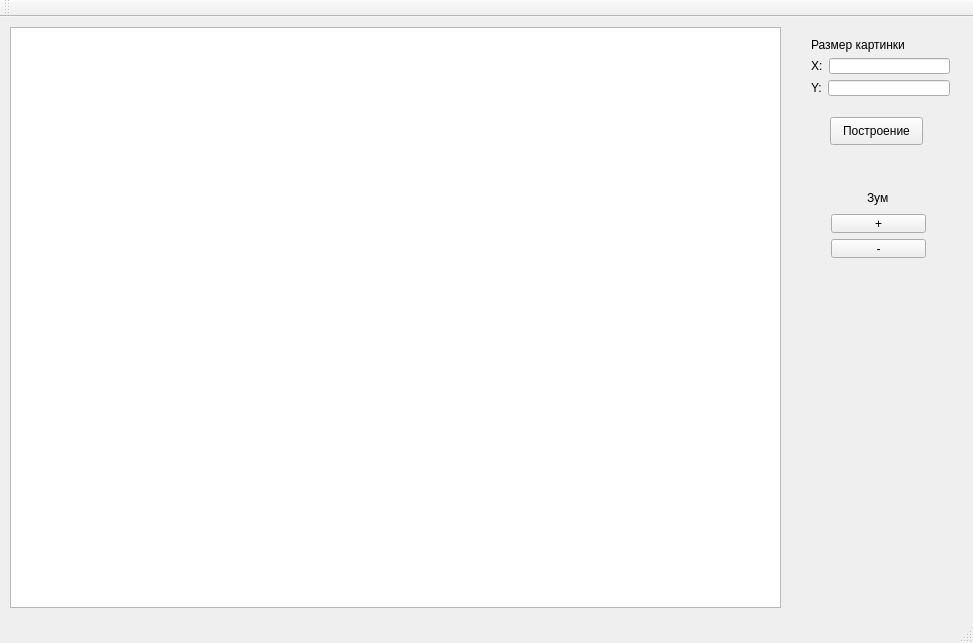
<?xml version="1.0" encoding="UTF-8"?>
<ui version="4.0">
 <class>MainWindow</class>
 <widget class="QMainWindow" name="MainWindow">
  <property name="geometry">
   <rect>
    <x>0</x>
    <y>0</y>
    <width>973</width>
    <height>643</height>
   </rect>
  </property>
  <property name="windowTitle">
   <string>MainWindow</string>
  </property>
  <widget class="QWidget" name="centralWidget">
   <widget class="QPushButton" name="pushButton">
    <property name="geometry">
     <rect>
      <x>830</x>
      <y>100</y>
      <width>93</width>
      <height>28</height>
     </rect>
    </property>
    <property name="text">
     <string>Построение</string>
    </property>
   </widget>
   <widget class="QWidget" name="layoutWidget">
    <property name="geometry">
     <rect>
      <x>800</x>
      <y>10</y>
      <width>161</width>
      <height>80</height>
     </rect>
    </property>
    <layout class="QVBoxLayout" name="verticalLayout">
     <item>
      <widget class="QLabel" name="label_6">
       <property name="text">
        <string>Размер картинки</string>
       </property>
      </widget>
     </item>
     <item>
      <layout class="QHBoxLayout" name="horizontalLayout">
       <item>
        <widget class="QLabel" name="label_2">
         <property name="text">
          <string>X:</string>
         </property>
        </widget>
       </item>
       <item>
        <widget class="QLineEdit" name="lineEdit">
         <property name="text">
          <string/>
         </property>
        </widget>
       </item>
      </layout>
     </item>
     <item>
      <layout class="QHBoxLayout" name="horizontalLayout_2">
       <item>
        <widget class="QLabel" name="label_3">
         <property name="text">
          <string>Y:</string>
         </property>
        </widget>
       </item>
       <item>
        <widget class="QLineEdit" name="lineEdit_2"/>
       </item>
      </layout>
     </item>
    </layout>
   </widget>
   <widget class="QGraphicsView" name="graphicsView">
    <property name="geometry">
     <rect>
      <x>10</x>
      <y>10</y>
      <width>771</width>
      <height>581</height>
     </rect>
    </property>
   </widget>
   <widget class="QWidget" name="">
    <property name="geometry">
     <rect>
      <x>820</x>
      <y>160</y>
      <width>117</width>
      <height>92</height>
     </rect>
    </property>
    <layout class="QGridLayout" name="gridLayout">
     <item row="0" column="0">
      <spacer name="horizontalSpacer">
       <property name="orientation">
        <enum>Qt::Horizontal</enum>
       </property>
       <property name="sizeHint" stdset="0">
        <size>
         <width>40</width>
         <height>20</height>
        </size>
       </property>
      </spacer>
     </item>
     <item row="0" column="1">
      <widget class="QLabel" name="label_7">
       <property name="text">
        <string>Зум</string>
       </property>
      </widget>
     </item>
     <item row="0" column="2">
      <spacer name="horizontalSpacer_2">
       <property name="orientation">
        <enum>Qt::Horizontal</enum>
       </property>
       <property name="sizeHint" stdset="0">
        <size>
         <width>40</width>
         <height>20</height>
        </size>
       </property>
      </spacer>
     </item>
     <item row="1" column="0" colspan="3">
      <widget class="QPushButton" name="pushButton_2">
       <property name="text">
        <string>+</string>
       </property>
      </widget>
     </item>
     <item row="2" column="0" colspan="3">
      <widget class="QPushButton" name="pushButton_3">
       <property name="text">
        <string>-</string>
       </property>
      </widget>
     </item>
    </layout>
   </widget>
  </widget>
  <widget class="QMenuBar" name="menuBar">
   <property name="geometry">
    <rect>
     <x>0</x>
     <y>0</y>
     <width>973</width>
     <height>23</height>
    </rect>
   </property>
  </widget>
  <widget class="QToolBar" name="mainToolBar">
   <attribute name="toolBarArea">
    <enum>TopToolBarArea</enum>
   </attribute>
   <attribute name="toolBarBreak">
    <bool>false</bool>
   </attribute>
  </widget>
  <widget class="QStatusBar" name="statusBar"/>
 </widget>
 <layoutdefault spacing="6" margin="11"/>
 <resources/>
 <connections/>
</ui>
